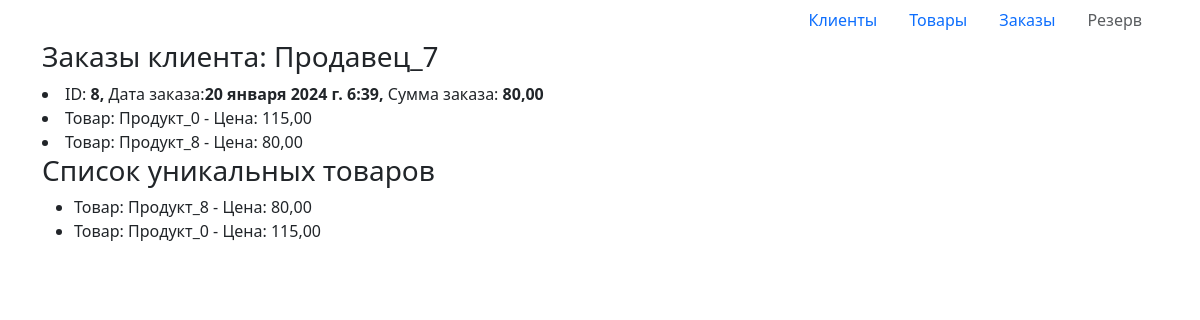
The app's page /customer_detail/18/, older data.
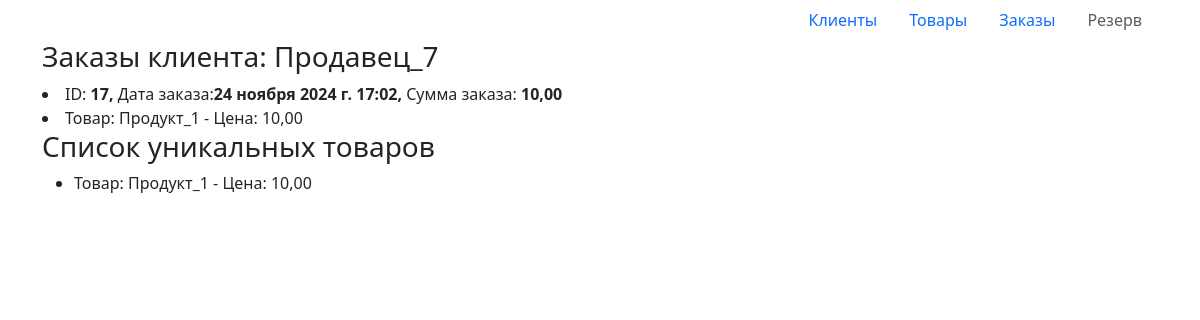
The same page, newer data.
### gb_hw/models.py (models this page shows, shortened)
class Order(models.Model):
    customer = models.ForeignKey(Customer, on_delete=models.SET_NULL, null=True)
    product = models.ManyToManyField(Product)
    total = models.DecimalField(max_digits=8, decimal_places=2)
    date_ordered = models.DateTimeField(auto_now_add=True)

class Product(models.Model):
    product_name = models.CharField(max_length=200, null=True)
    description = models.CharField(max_length=200, null=True)
    price = models.DecimalField(max_digits=8, decimal_places=2)
    count = models.IntegerField()
    date_added = models.DateTimeField(auto_now_add=True)
    image = models.ImageField(upload_to='products/', default="products/")

### gb_hw/views.py (the view)
# urls.py: path('customer_detail/<int:customer>/', OrdersCustomer.as_view(), name='customer_detail'),
class OrdersCustomer(View):
    def get(self, request, customer, delta=360):
        end_date = datetime.now()
        start_date = end_date - timedelta(days=delta)
        customer = Customer.objects.get(pk=customer)
        orders = Order.objects.filter(customer_id=customer.pk, date_ordered__range=(start_date, end_date)).order_by(
            '-date_ordered')[:2]
        products_total = set()
        for order in orders:
            product = order.product.all()
            for i in product:
                products_total.add(i)
        context = {
            'customer': customer,
            'orders': orders,
            'products': products_total
        }
        return render(request, 'gb_hw/customer_detail.html', context)

### gb_hw/templates/gb_hw/customer_detail.html (shortened to what this page needs)
{% extends 'gb_hw/base.html' %}
{% block content %}
    <div class="container">
        <h3>Заказы клиента:  {{ customer.customer_name }}</h3>
        {% for order in orders %}
        <li> ID:<b> {{ order.pk }}, </b>Дата заказа:<b>{{order.date_ordered }},
        </b>Сумма заказа:<b> {{ order.total }}</b>
        </li>
            {% for product in order.product.all %}
                <li> Товар: {{ product.product_name }} - Цена: {{ product.price }}</li>
            {% endfor %}
        {% endfor %}
        <h3>Список уникальных товаров</h3>
        <ul>
            {% for product in products %}
                <li> Товар: {{ product.product_name }} - Цена: {{ product.price }}</li>
            {% endfor %}
        </ul>
    </div>
{% endblock %}

Row changes from the older to the newer data that the page shows:
no longer on this page (row edited): Order: pk "8", date_ordered "20 января 2024 г. 6:39", total "80,00"
no longer on this page (row unchanged): Product: product_name "Продукт_0", price "115,00"
no longer on this page (row unchanged): Product: product_name "Продукт_8", price "80,00"
added Order: pk "17", date_ordered "24 ноября 2024 г. 17:02", total "10,00"
now on this page (row unchanged): Product: product_name "Продукт_1", price "10,00"
